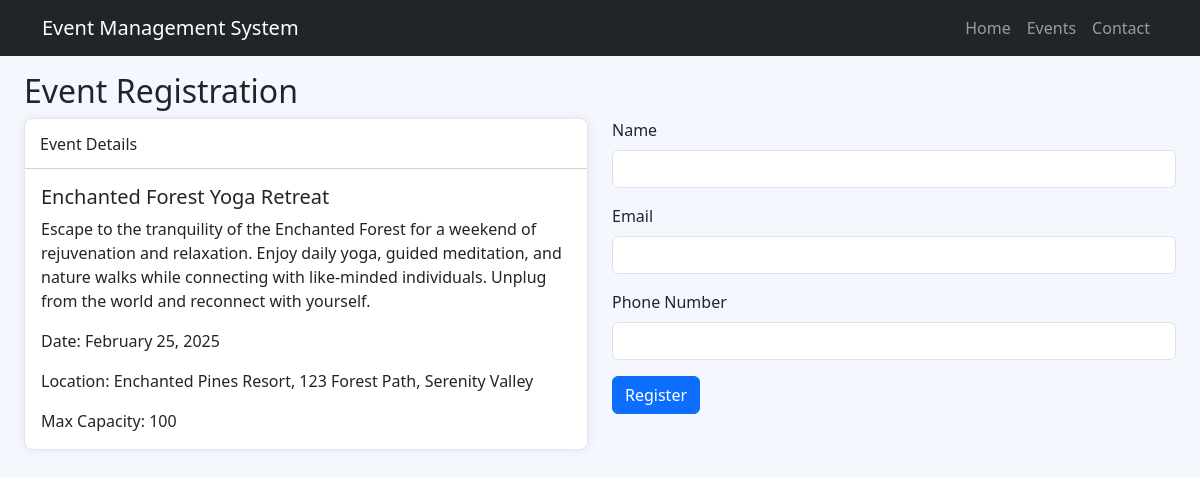
The page /event-details?id=3 on the database its author committed.
### tables this page shows
CREATE TABLE `events` (
  `id` int(11) NOT NULL,
  `user_id` int(11) DEFAULT NULL,
  `title` varchar(255) NOT NULL,
  `description` text DEFAULT NULL,
  `date` datetime NOT NULL,
  `location` varchar(255) DEFAULT NULL,
  `max_capacity` int(11) DEFAULT NULL,
  `status` enum('active','cancelled','completed') DEFAULT 'active',
  `created_at` timestamp NOT NULL DEFAULT current_timestamp()
);

### includes/event.php (called while the page is built, shortened)
<?php
class Event
{
    private $conn;
    public function __construct($db)
    {
        $this->conn = $db;
    }
    public function getById($event_id)
    {
        $sql = "SELECT * FROM events WHERE id = :event_id";
        try {
            $stmt = $this->conn->prepare($sql);
            $stmt->execute([':event_id' => $event_id]);
            return $stmt->fetch(PDO::FETCH_ASSOC);
        } catch (PDOException $e) {
            error_log("Error fetching event: " . $e->getMessage());
            return false;
        }
    }
}

### views/event_details.php (the view, shortened to what this page needs)
<?php
require_once ROOT_PATH . '/includes/event.php';
$event_id = $_GET['id'] ?? null;
$database = new Database();
$db = $database->getConnection();
if ($event_id) {
    $event = new Event($db);
    $eventDetails = $event->getById($event_id);
} else {
    echo "No event ID provided.";
    exit;
}
?>
<?php require_once ROOT_PATH . '/views/includes/frontend/header.php'; ?>
<div class="container-fluid p-4 mt-5">
    <h2>Event Registration</h2>
    <div class="row">
        <div class="col-md-6">
            <div class="card">
                <div class="card-header">
                    Event Details
                </div>
                <div class="card-body">
                    <h5 class="card-title"><?php echo htmlspecialchars($eventDetails['title']); ?></h5>
                    <p class="card-text"><?php echo htmlspecialchars($eventDetails['description']); ?></p>
                    <p class="card-text">
                        Date: <?php echo date('F j, Y', strtotime($eventDetails['date'])); ?>
                    </p>
                    <p class="card-text">
                        Location: <?php echo htmlspecialchars($eventDetails['location']); ?>
                    </p>
                    <p class="card-text">
                        Max Capacity: <?php echo htmlspecialchars($eventDetails['max_capacity']); ?>
                    </p>
                </div>
            </div>
        </div>
        <div class="col-md-6">
            <form id="registrationForm" method="POST">
                <div class="mb-3">
                    <label for="name" class="form-label">Name</label>
                    <input type="text" class="form-control" id="name" name="name" required>
                </div>
                <div class="mb-3">
                    <label for="email" class="form-label">Email</label>
                    <input type="email" class="form-control" id="email" name="email" required>
                </div>
                <div class="mb-3">
                    <label for="phone" class="form-label">Phone Number</label>
                    <input type="tel" class="form-control" id="phone" name="phone" required>
                </div>
                <button type="submit" class="btn btn-primary">Register</button>
            </form>
        </div>
    </div>
</div>
<?php require_once ROOT_PATH . '/views/includes/frontend/footer.php'; ?>

### views/includes/frontend/header.php (style rules this page uses)
body { background: #F4F7FD; margin-top: 20px; }
.card { border: 0; box-shadow: 0px 0px 10px 0px rgba(82, 63, 105, 0.1); -webkit-box-shadow: 0px 0px 10px 0px rgba(82, 63, 105, 0.1); -moz-box-shadow: 0px 0px 10px 0px rgba(82, 63, 105, 0.1); -ms-box-shadow: 0px 0px 10px 0px rgba(82, 63, 105, 0.1); }
.card { position: relative; display: flex; flex-direction: column; min-width: 0; word-wrap: break-word; background-color: #ffffff; background-clip: border-box; border: 1px solid #e6e4e9; border-radius: 8px; }
.card .card-header { background: none; padding: 0 0.9375rem; font-weight: 500; display: flex; align-items: center; min-height: 50px; }
.card-header:first-child { border-radius: calc(8px - 1px) calc(8px - 1px) 0 0; }

### rows shown on the page
events: title "Enchanted Forest Yoga Retreat", description "Escape to the tranquility of the Enchanted Forest for a weekend of rejuvenation and relaxation. Enjoy daily yoga, guided meditation, and nature walks while connecting with like-minded individuals. Unplug from the world and reconnect with yourself.", date "February 25, 2025", location "Enchanted Pines Resort, 123 Forest Path, Serenity Valley", max_capacity "100"
